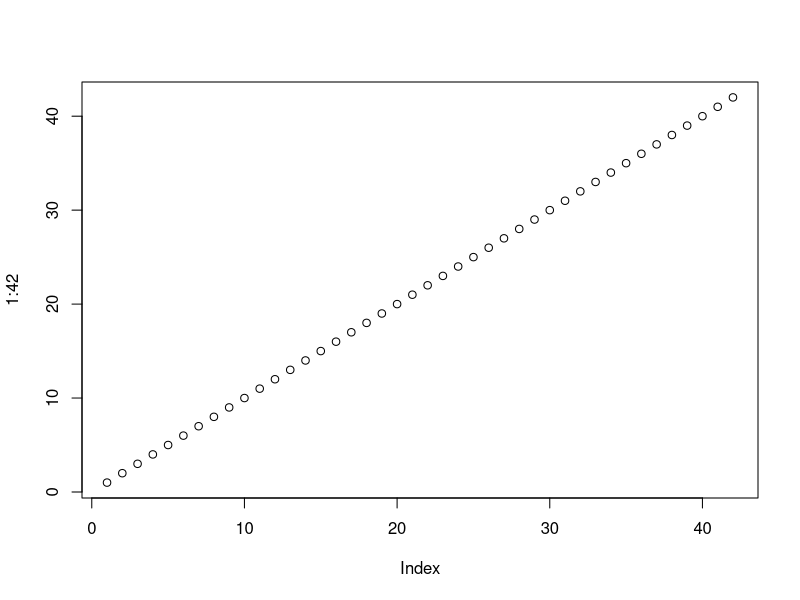

The R source for this figure:
## ---- chunk 1
knitr::opts_chunk$set(echo = TRUE,
                      fig.path = "images/")
## ---- chunk 2

plot(1:42)
